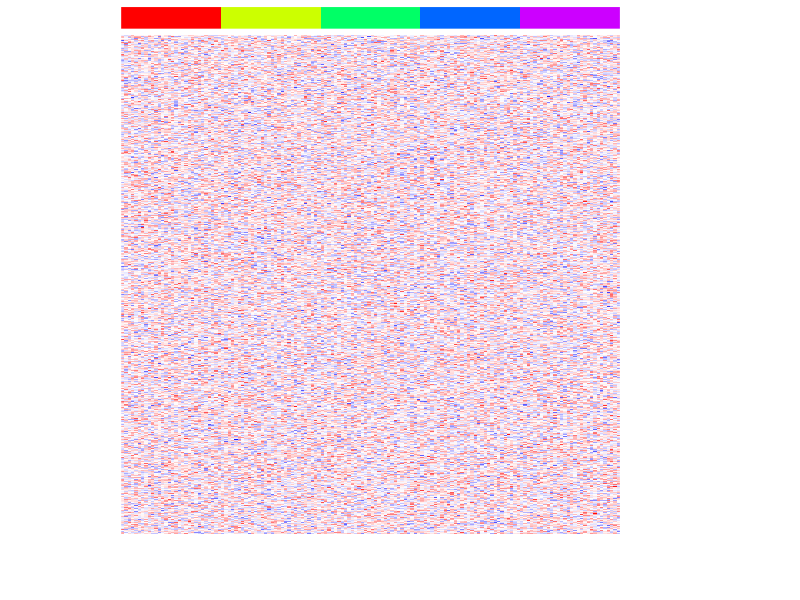
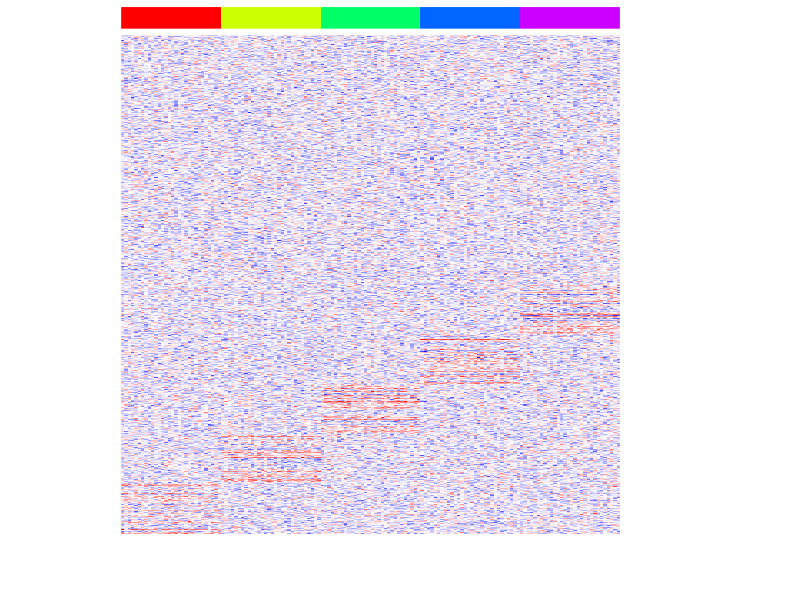
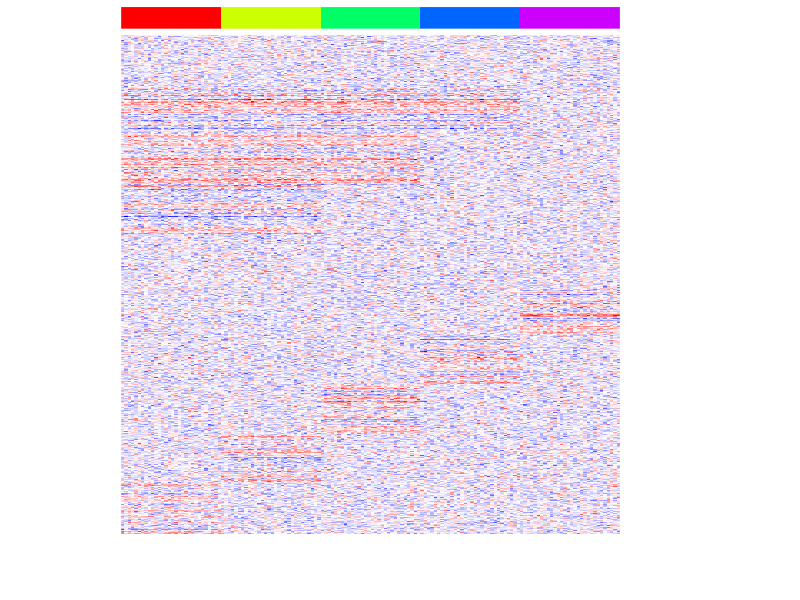
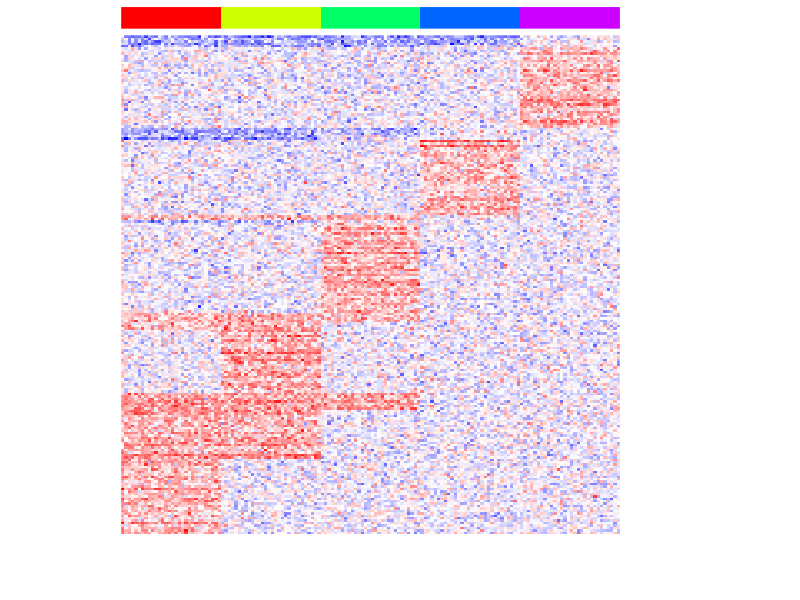
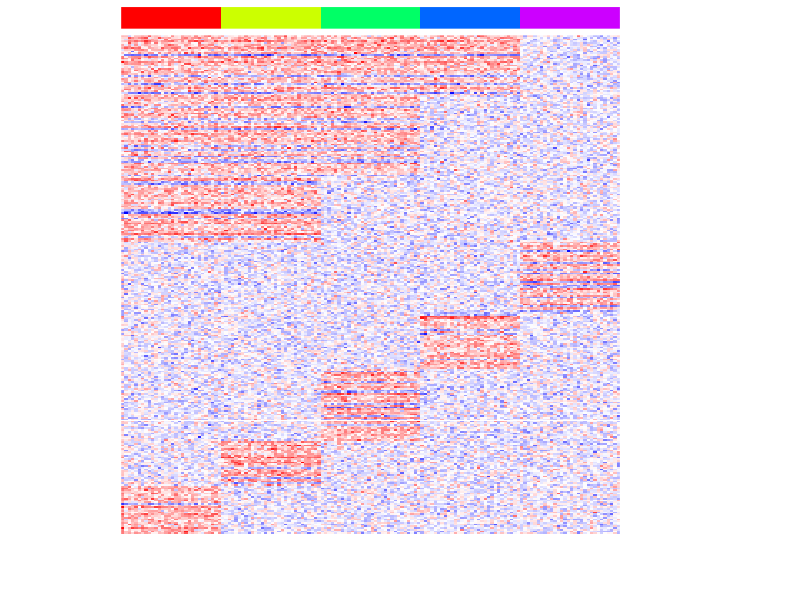
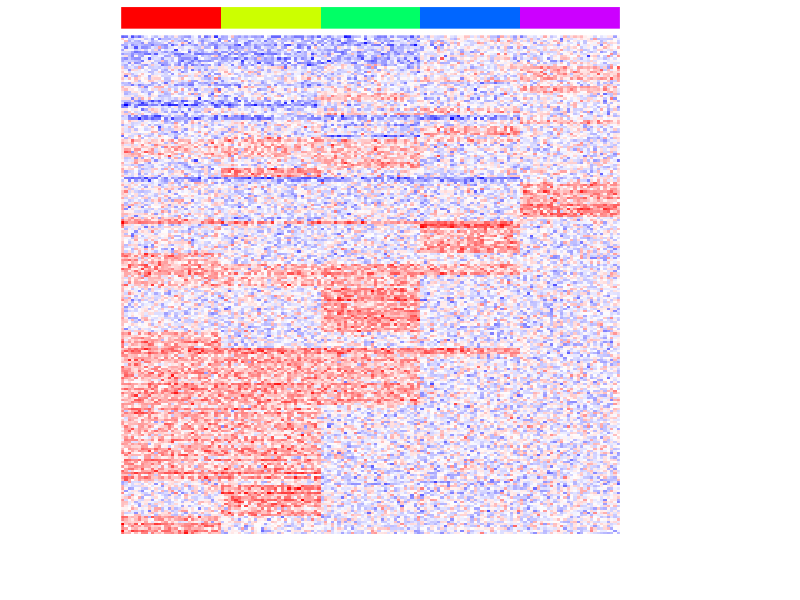
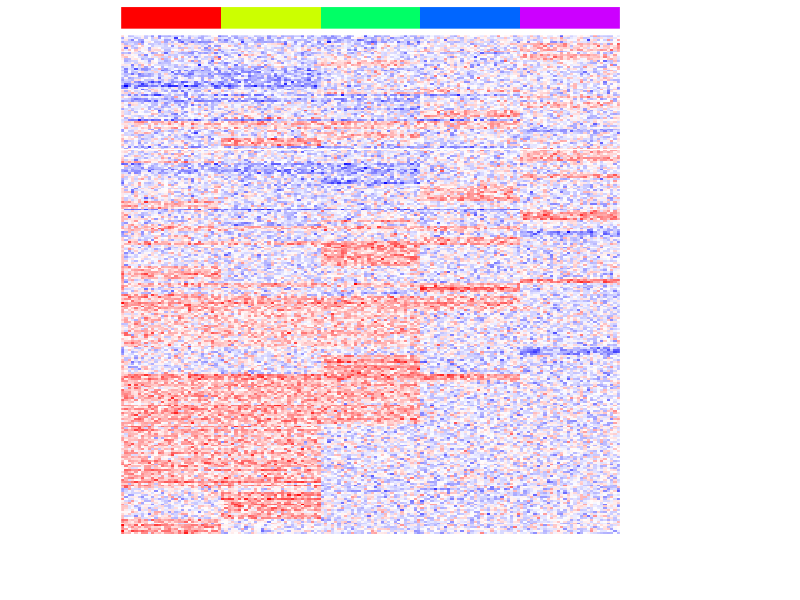
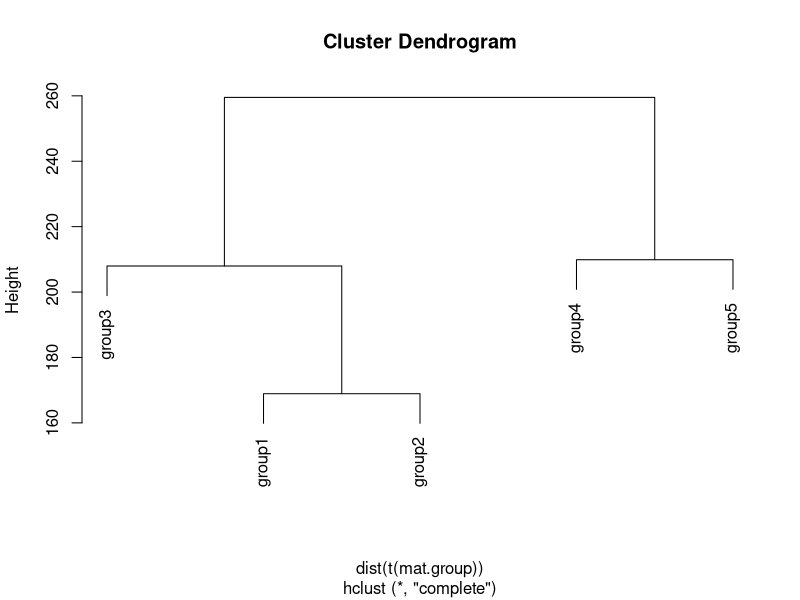

Here is the R script that generated these plots, in order:
## SET UP COUNT SIMULATION

set.seed(0)
G <- 5
N <- 30 
M <- 1000
initmean <- 5
initvar <- 10

# Generating random count matrix
mat <- matrix(rnorm(N*M*G, initmean, initvar), M, N*G)

# Assigning row and column names
rownames(mat) <- paste0('gene', 1:M)
colnames(mat) <- paste0('cell', 1:(N*G))
group <- factor(sapply(1:G, function(x) rep(paste0('group', x), N)))
names(group) <- colnames(mat)
heatmap(mat, Rowv=NA, Colv=NA, col=colorRampPalette(c('blue', 'white', 'red'))(100), scale="none", ColSideColors=rainbow(G)[group], labCol=FALSE, labRow=FALSE)

# Simulate upregulated or downregulated genes unique to each group
set.seed(0)
upreg <- 5
upregvar <- 10
ng <- 100

diff <- lapply(1:G, function(x) {
  diff <- rownames(mat)[(((x-1)*ng)+1):(((x-1)*ng)+ng)]
  mat[diff, group==paste0('group', x)] <<- mat[diff, group==paste0('group', x)] + rnorm(ng, upreg, upregvar)
  return(diff)
})
names(diff) <- paste0('group', 1:G)

heatmap(mat, Rowv=NA, Colv=NA, col=colorRampPalette(c('blue', 'white', 'red'))(100), scale="none", ColSideColors=rainbow(G)[group], labCol=FALSE, labRow=FALSE)


# Let’s also simulate some differentially upregulated genes affecting groups of groups.
# This is typical of cell differentiation processes.

diff2 <- lapply(2:(G-1), function(x) {
  y <- x+G
  diff <- rownames(mat)[(((y-1)*ng)+1):(((y-1)*ng)+ng)]
  mat[diff, group %in% paste0("group", 1:x)] <<- mat[diff, group %in% paste0("group", 1:x)] + rnorm(ng, upreg, upregvar)
  return(diff)
})

heatmap(mat, Rowv=NA, Colv=NA, col=colorRampPalette(c('blue', 'white', 'red'))(100), scale="none", ColSideColors=rainbow(G)[group], labCol=FALSE, labRow=FALSE)


## ACTUAL DIFFERENTIAL EXPRESSION

# Consider each group vs. all others. Can use T-test to test whether each gene is significantly 
# Upregulated in each group vs. all others

pv.sig <- lapply(levels(group), function(g){
  ingroup <- names(group)[group %in% g]
  outgroup <- names(group)[!(group %in% g)]
  pv <- sapply(1:M, function(i) {
    t.test(mat[i,ingroup], mat[i,outgroup], alternative='greater')$p.value
    #t.test(mat[i,ingroup], mat[i,outgroup])$p.value
  })
  names(pv) <- rownames(mat)
  pv.sig <- names(pv)[pv < 0.05/M/G] ## bonferonni
  pv.sig
})
heatmap(mat[unique(unlist(pv.sig)),], Rowv=NA, Colv=NA, col=colorRampPalette(c('blue', 'white', 'red'))(100), scale="none", ColSideColors=rainbow(G)[group], labCol=FALSE, labRow=FALSE)

perf <- function(pv.sig) {
  predtrue <- unique(unlist(pv.sig)) ## predicted differentially expressed genes
  predfalse <- setdiff(rownames(mat), predtrue) ## predicted not differentially expressed genes
  true <- c(unlist(diff), unlist(diff2)) ## true differentially expressed genes
  false <- setdiff(rownames(mat), true) ## true not differentially expressed genes
  TP <- sum(predtrue %in% true)
  TN <- sum(predfalse %in% false)
  FP <- sum(predtrue %in% false)
  FN <- sum(predfalse %in% true)
  sens <- TP/(TP+FN)
  spec <- TN/(TN+FP)
  prec <- TP/(TP+FP)
  fdr <- FP/(TP+FP)
  acc <- (TP+TN)/(TP+FP+FN+TN)
  return(data.frame(sens, spec, prec, fdr, acc))
}
print(perf(pv.sig))

# USE ANOVA

pv <- sapply(1:M, function(i) {
  mydataframe <- data.frame(y=mat[i,], ig=group)
  fit <- aov(y ~ ig, data=mydataframe)
  summary(fit)[[1]][["Pr(>F)"]][1]
})
names(pv) <- rownames(mat)
pv.sig <- names(pv)[pv < 0.05/M/G] ## bonferonni

heatmap(mat[pv.sig,], Rowv=NA, Colv=NA, col=colorRampPalette(c('blue', 'white', 'red'))(100), scale="none", ColSideColors=rainbow(G)[group], labCol=FALSE, labRow=FALSE)

print(perf(pv.sig))


pv.sig.pair <- lapply(levels(group), function(g1) {
  g2 <- setdiff(levels(group), g1)
  unlist(lapply(g2, function(g) {
    ## test two groups vs. all others
    ingroup <- names(group)[group %in% c(g1, g)]
    outgroup <- names(group)[!(group %in% c(g1, g))]
    pv <- sapply(1:M, function(i) {
      t.test(mat[i,ingroup], mat[i,outgroup], alternative='greater')$p.value
    })
    names(pv) <- rownames(mat)
    pv.sig <- names(pv)[pv < 0.05/M/G] ## bonferonni
    pv.sig
  }))
})

heatmap(mat[unique(unlist(pv.sig.pair)),], Rowv=NA, Colv=NA, col=colorRampPalette(c('blue', 'white', 'red'))(100), scale="none", ColSideColors=rainbow(G)[group], labCol=FALSE, labRow=FALSE)

print(perf(pv.sig.pair))

pv.sig.trip <- lapply(levels(group), function(g1) {
  g2 <- setdiff(levels(group), g1)
  unlist(lapply(g2, function(gi) {
    g3 <- setdiff(levels(group), gi)
    unlist(lapply(g3, function(gj) {
      ## test three groups vs. all others
      ingroup <- names(group)[group %in% c(g1, gi, gj)]
      outgroup <- names(group)[!(group %in% c(g1, gi, gj))]
      pv <- sapply(1:M, function(i) {
        t.test(mat[i,ingroup], mat[i,outgroup], alternative='greater')$p.value
      })
      names(pv) <- rownames(mat)
      pv.sig <- names(pv)[pv < 0.05/M/G] ## bonferonni
      pv.sig
    }))
  }))
})

heatmap(mat[unique(unlist(pv.sig.trip)),], Rowv=NA, Colv=NA, col=colorRampPalette(c('blue', 'white', 'red'))(100), scale="none", ColSideColors=rainbow(G)[group], labCol=FALSE, labRow=FALSE)


print(perf(pv.sig.trip))


## average gene expression for each group
mat.group <- do.call(cbind, lapply(levels(group), function(g) {
  rowMeans(mat[,group==g])
}))
colnames(mat.group) <- levels(group)
## construct tree related groups
hc <- hclust(dist(t(mat.group)), method='complete')
plot(hc)


dend <- as.dendrogram(hc)
pv.sig.all <- c()

pv.recur <- function(dend) {
  g1 <- labels(dend[[1]])
  g2 <- labels(dend[[2]])
  #print(g1)
  #print(g2)
  ingroup <- names(group)[group %in% g1]
  outgroup <- names(group)[group %in% g2]
  pv <- sapply(1:M, function(i) {
    t.test(mat[i,ingroup], mat[i,outgroup])$p.value
  })
  names(pv) <- rownames(mat)
  pv.sig <- names(pv)[pv < 0.05/M/length(hc$height)] ## bonferonni
  #print(pv.sig)
  pv.sig.all <<- c(pv.sig.all, pv.sig) ## save
  
  ## recursion to go down tree if not leaf
  if(!is.leaf(dend[[1]])) {
    pv.recur(dend[[1]])
  }
  if(!is.leaf(dend[[2]])) {
    pv.recur(dend[[2]])
  }
}
pv.recur(dend)

heatmap(mat[unique(unlist(pv.sig.all)),], Rowv=NA, Colv=NA, col=colorRampPalette(c('blue', 'white', 'red'))(100), scale="none", ColSideColors=rainbow(G)[group], labCol=FALSE, labRow=FALSE)

print(perf(pv.sig.all))



